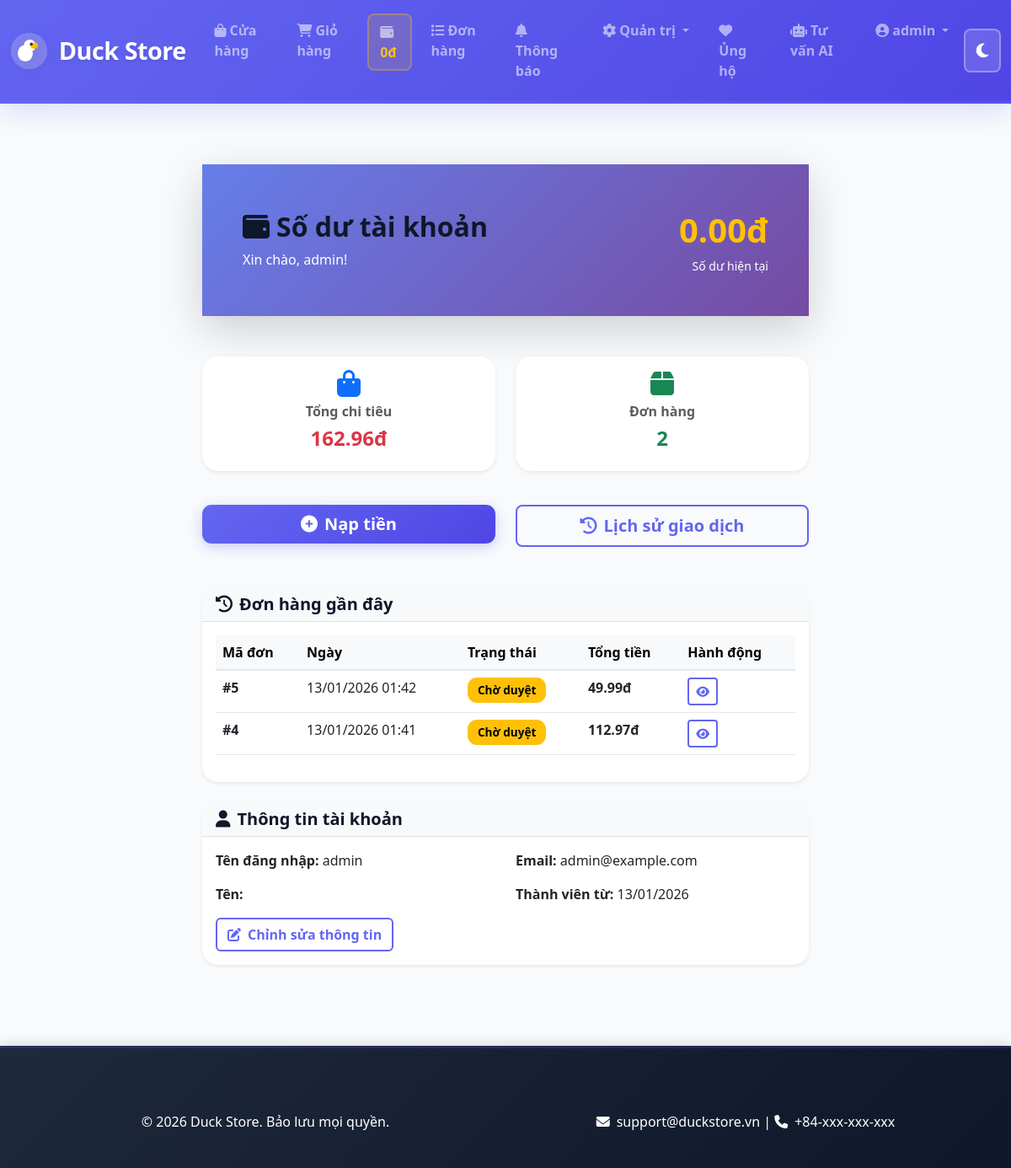
The app's page /account/balance/ (signed in) with its own data.
### store/models.py (models this page shows, shortened)
class UserProfile(models.Model):
    user = models.OneToOneField(User, on_delete=models.CASCADE, related_name='profile')
    balance = models.DecimalField(max_digits=12, decimal_places=2, default=0.00, help_text="Số dư tài khoản")
    phone = models.CharField(max_length=20, blank=True)
    address = models.TextField(blank=True)
    avatar = models.ImageField(upload_to='avatars/', blank=True, null=True)
    created_at = models.DateTimeField(auto_now_add=True)
    updated_at = models.DateTimeField(auto_now=True)
    class Meta:
        verbose_name = "Hồ sơ người dùng"
        verbose_name_plural = "Hồ sơ người dùng"

class Order(models.Model):
    STATUS_CHOICES = [
        ('Pending', 'Pending'),
        ('Approved', 'Approved'),
        ('Shipping', 'Shipping'),
        ('Completed', 'Completed'),
        ('Cancelled', 'Cancelled'),
    ]
    user = models.ForeignKey(User, on_delete=models.CASCADE)
    status = models.CharField(max_length=20, choices=STATUS_CHOICES, default='Pending')
    total_price = models.DecimalField(max_digits=10, decimal_places=2, default=0)
    created_at = models.DateTimeField(auto_now_add=True)
    payment_method = models.CharField(max_length=100, blank=True)
    discount_code = models.CharField(max_length=50, blank=True)
    delivery_address = models.TextField(blank=True)

### store/views.py (the view)
# urls.py: path('account/balance/', views.account_balance, name='account_balance'),
@login_required
def account_balance(request):
    try:
        user_profile = request.user.profile
    except UserProfile.DoesNotExist:
        user_profile = UserProfile.objects.create(user=request.user)
    orders = Order.objects.filter(user=request.user).order_by('-created_at')
    total_spent = sum(order.total_price for order in orders)
    context = {
        'balance': user_profile.balance,
        'total_spent': total_spent,
        'orders_count': orders.count(),
        'recent_orders': orders[:5],
    }
    return render(request, 'store/account_balance.html', context)

### store/templates/store/account_balance.html (shortened to what this page needs)
{% extends 'store/base.html' %}
{% load static %}
{% block content %}
<div class="container py-5">
    <div class="row">
        <div class="col-md-8 mx-auto">
            <div class="gradient-card mb-5 text-white p-5 rounded-lg shadow-lg">
                <div class="d-flex justify-content-between align-items-center">
                    <div>
                        <h2 class="mb-2"><i class="fas fa-wallet me-2"></i>Số dư tài khoản</h2>
                        <p class="mb-0 opacity-90">Xin chào, {{ request.user.first_name|default:request.user.username }}!</p>
                    </div>
                    <div class="text-end">
                        <div class="fs-1 fw-bold text-warning">{{ balance|floatformat:2 }}đ</div>
                        <small class="opacity-90">Số dư hiện tại</small>
                    </div>
                </div>
            </div>
            <div class="row mb-4">
                <div class="col-md-6 mb-3">
                    <div class="card border-0 shadow-sm h-100">
                        <div class="card-body text-center">
                            <i class="fas fa-shopping-bag text-primary fa-2x mb-2"></i>
                            <h6 class="card-title text-muted">Tổng chi tiêu</h6>
                            <h4 class="text-danger">{{ total_spent|floatformat:2 }}đ</h4>
                        </div>
                    </div>
                </div>
                <div class="col-md-6 mb-3">
                    <div class="card border-0 shadow-sm h-100">
                        <div class="card-body text-center">
                            <i class="fas fa-box text-success fa-2x mb-2"></i>
                            <h6 class="card-title text-muted">Đơn hàng</h6>
                            <h4 class="text-success">{{ orders_count }}</h4>
                        </div>
                    </div>
                </div>
            </div>
            <div class="row mb-5">
                <div class="col-md-6">
                    <a href="{% url 'add_balance' %}" class="btn btn-primary btn-lg w-100">
                        <i class="fas fa-plus-circle me-2"></i>Nạp tiền
                    </a>
                </div>
                <div class="col-md-6">
                    <a href="{% url 'balance_history' %}" class="btn btn-outline-primary btn-lg w-100">
                        <i class="fas fa-history me-2"></i>Lịch sử giao dịch
                    </a>
                </div>
            </div>
            <div class="card border-0 shadow-sm">
                <div class="card-header bg-light border-bottom">
                    <h5 class="mb-0"><i class="fas fa-recent fa-history me-2"></i>Đơn hàng gần đây</h5>
                </div>
                <div class="card-body">
                    {% if recent_orders %}
                        <div class="table-responsive">
                            <table class="table table-hover">
                                <thead class="table-light">
                                    <tr>
                                        <th>Mã đơn</th>
                                        <th>Ngày</th>
                                        <th>Trạng thái</th>
                                        <th>Tổng tiền</th>
                                        <th>Hành động</th>
                                    </tr>
                                </thead>
                                <tbody>
                                    {% for order in recent_orders %}
                                        <tr>
                                            <td><strong>#{{ order.id }}</strong></td>
                                            <td>{{ order.created_at|date:"d/m/Y H:i" }}</td>
                                            <td>
                                                <span class="badge badge-status badge-{{ order.status|lower }}">
                                                    {% if order.status == 'Pending' %}
                                        Chờ duyệt
                                    {% elif order.status == 'Approved' %}
                                        Đã duyệt
                                    {% elif order.status == 'Shipping' %}
                                        Đang giao
                                    {% elif order.status == 'Completed' %}
                                        Hoàn thành
                                    {% elif order.status == 'Cancelled' %}
                                        Đã hủy
                                    {% endif %}
                                                </span>
                                            </td>
                                            <td><strong>{{ order.total_price|floatformat:2 }}đ</strong></td>
                                            <td>
                                                <a href="{% url 'order_detail' order.id %}" class="btn btn-sm btn-outline-primary">
                                                    <i class="fas fa-eye"></i>
                                                </a>
                                            </td>
                                        </tr>
                                    {% endfor %}
                                </tbody>
                            </table>
                        </div>
                    {% else %}
                        <div class="alert alert-info">
                            <i class="fas fa-info-circle me-2"></i>Bạn chưa có đơn hàng nào. <a href="{% url 'product_list' %}">Bắt đầu mua sắm</a>
                        </div>
                    {% endif %}
                </div>
            </div>
            <div class="card border-0 shadow-sm mt-4">
                <div class="card-header bg-light border-bottom">
                    <h5 class="mb-0"><i class="fas fa-user me-2"></i>Thông tin tài khoản</h5>
                </div>
                <div class="card-body">
                    <div class="row">
                        <div class="col-md-6 mb-3">
                            <strong>Tên đăng nhập:</strong> {{ request.user.username }}
                        </div>
                        <div class="col-md-6 mb-3">
                            <strong>Email:</strong> {{ request.user.email }}
                        </div>
                        <div class="col-md-6 mb-3">
                            <strong>Tên:</strong> {{ request.user.first_name }} {{ request.user.last_name }}
                        </div>
                        <div class="col-md-6 mb-3">
                            <strong>Thành viên từ:</strong> {{ request.user.date_joined|date:"d/m/Y" }}
                        </div>
                    </div>
                    <a href="{% url 'profile' %}" class="btn btn-outline-primary">
                        <i class="fas fa-edit me-2"></i>Chỉnh sửa thông tin
                    </a>
                </div>
            </div>
        </div>
    </div>
</div>
{% endblock %}

### store/templates/store/base.html (shortened to what this page needs)
<!DOCTYPE html>
<html lang="vi">
<head>
    <link href="https://cdn.jsdelivr.net/npm/bootstrap@5.3.0/dist/css/bootstrap.min.css" rel="stylesheet">
    <link href="https://cdnjs.cloudflare.com/ajax/libs/font-awesome/6.4.0/css/all.min.css" rel="stylesheet">
</head>
<body>
    <nav class="navbar navbar-expand-lg navbar-dark">
        <div class="container-fluid">
            <a class="navbar-brand" href="{% url 'home' %}" style="display: flex; align-items: center; gap: 0.8rem; font-weight: 800;">
                <span>Duck Store</span>
            </a>
            <div class="collapse navbar-collapse" id="navbarNav">
                <ul class="navbar-nav ms-auto">
                    <li class="nav-item">
                        <a class="nav-link" href="{% url 'product_list' %}"><i class="fas fa-shopping-bag me-1"></i>Cửa hàng</a>
                    </li>
                    <li class="nav-item">
                        <a class="nav-link" href="{% url 'cart' %}" style="position: relative;">
                            <i class="fas fa-shopping-cart me-1"></i>Giỏ hàng
                        </a>
                    </li>
                    {% if user.is_authenticated %}
                    <li class="nav-item">
                        <a class="nav-link balance-link" href="{% url 'account_balance' %}">
                            <i class="fas fa-wallet me-1"></i>
                            <span class="balance-text">{{ user.profile.balance|floatformat:0 }}đ</span>
                        </a>
                    </li>
                    <li class="nav-item">
                        <a class="nav-link" href="{% url 'order_list' %}"><i class="fas fa-list me-1"></i>Đơn hàng</a>
                    </li>
                    <li class="nav-item">
                        <a class="nav-link" href="{% url 'notifications' %}"><i class="fas fa-bell me-1"></i>Thông báo</a>
                    </li>
                    {% if user.is_superuser %}
                    <li class="nav-item dropdown">
                        <a class="nav-link dropdown-toggle" href="#" id="adminDropdown" role="button" data-bs-toggle="dropdown">
                            <i class="fas fa-cog me-1"></i>Quản trị
                        </a>
                    </li>
                    {% endif %}
                    <li class="nav-item">
                        <a class="nav-link" href="{% url 'qr_donate' %}"><i class="fas fa-heart me-1"></i>Ủng hộ</a>
                    </li>
                    <li class="nav-item">
                        <a class="nav-link" href="{% url 'ai_consultation' %}"><i class="fas fa-robot me-1"></i>Tư vấn AI</a>
                    </li>
                    <li class="nav-item dropdown">
                        <a class="nav-link dropdown-toggle" href="#" id="userDropdown" role="button" data-bs-toggle="dropdown">
                            <i class="fas fa-user-circle me-1"></i>{{ user.username }}
                        </a>
                    </li>
                    {% endif %}
                </ul>
                <button class="btn-brightness" type="button" title="Toggle dark mode" style="margin-left: auto;">
                </button>
            </div>
        </div>
    </nav>
    <div class="container mt-4">
        {% block content %}{% endblock %}
    </div>
    <footer class="footer mt-5">
        <div class="container">
            <div class="row">
                <div class="col-md-6 text-center">
                    <p>&copy; 2026 Duck Store. Bảo lưu mọi quyền.</p>
                </div>
                <div class="col-md-6 text-center">
                    <p><i class="fas fa-envelope me-2"></i>support@duckstore.vn | <i class="fas fa-phone me-2"></i>+84-xxx-xxx-xxx</p>
                </div>
            </div>
        </div>
    </footer>
</body>
</html>

### store/templates/store/base.html (style rules this page uses)
:root { --primary: #6366f1; --primary-dark: #4f46e5; --accent: #ec4899; --success: #10b981; --light-bg: #f8fafc; --light-text: #0f172a; --border-color: #e2e8f0; --dark-bg: #0f172a; --dark-surface: #1e293b; --dark-text: #f1f5f9; --dark-border: #334155; }
* { font-family: 'Segoe UI', Tahoma, Geneva, Verdana, sans-serif; }
body { background-color: var(--light-bg); color: var(--light-text); transition: all 0.3s ease; }
.navbar { background: linear-gradient(135deg, var(--primary) 0%, var(--primary-dark) 100%); box-shadow: 0 8px 32px rgba(99, 102, 241, 0.2); padding: 1rem 0; border-bottom: 3px solid rgba(99, 102, 241, 0.3); }
.navbar-brand { font-weight: 800; font-size: 1.8rem; letter-spacing: -0.5px; text-shadow: 0 2px 4px rgba(0,0,0,0.1); }
.nav-link { transition: all 0.3s ease; font-weight: 600; margin: 0 0.3rem; padding: 0.5rem 0.8rem !important; border-radius: 0.5rem; }
.btn-brightness { background: rgba(255,255,255,0.15); border: 2px solid rgba(255,255,255,0.3); color: white; cursor: pointer; font-size: 1.2rem; padding: 0.6rem 0.8rem; border-radius: 0.5rem; transition: all 0.3s ease; margin-left: 10px; }
.balance-link { background: rgba(255, 193, 7, 0.15) !important; border-radius: 0.5rem; padding: 0.5rem 0.8rem !important; border: 2px solid rgba(255, 193, 7, 0.3); transition: all 0.3s ease; font-weight: 700; }
.balance-text { color: #fbbf24; font-weight: 800; }
.btn-primary { background: linear-gradient(135deg, var(--primary) 0%, var(--primary-dark) 100%); border: none; border-radius: 0.7rem; font-weight: 700; transition: all 0.3s ease; box-shadow: 0 4px 15px rgba(99, 102, 241, 0.3); }
.btn-outline-primary { border: 2px solid var(--primary); color: var(--primary); font-weight: 600; }
.footer { background: linear-gradient(135deg, #1e293b 0%, #0f172a 100%); color: white; padding: 4rem 0 2rem; margin-top: 5rem; border-top: 3px solid rgba(99, 102, 241, 0.2); box-shadow: 0 -4px 12px rgba(0,0,0,0.1); }
.footer p { margin: 0.7rem 0; font-weight: 500; }
.card { border: none; border-radius: 1.2rem; box-shadow: 0 4px 12px rgba(0,0,0,0.08); transition: all 0.3s ease; }
.card-title { font-weight: 700; color: var(--light-text); }
.badge { border-radius: 0.7rem; padding: 0.6rem 1.2rem; font-weight: 700; font-size: 0.9rem; }
h1, h2, h3, h4, h5, h6 { color: var(--light-text); font-weight: 800; }
.table { border-collapse: collapse; }
.table thead { background-color: var(--light-bg); font-weight: 700; border-bottom: 2px solid var(--border-color); }
.table tbody tr { border-bottom: 1px solid var(--border-color); transition: background-color 0.2s ease; }

### store/templates/store/account_balance.html (style rules this page uses)
.gradient-card { background: linear-gradient(135deg, #667eea 0%, #764ba2 100%); }
.badge-status { font-size: 0.85rem; padding: 0.5rem 0.75rem; }
.badge-pending { background-color: #ffc107; color: #000; }

### records on screen
UserProfile: balance "0.00"
Order: id "5", created_at "13/01/2026 01:42", status "Chờ duyệt", total_price "49.99"
Order: id "4", created_at "13/01/2026 01:41", status "Chờ duyệt", total_price "112.97"

### other values on screen
{{ user.profile.balance|floatformat:0 }} "0"
{{ user.username }} "admin"
{{ request.user.first_name|default:request.user.username }} "admin"
{{ total_spent|floatformat:2 }} "162.96"
{{ orders_count }} "2"
{{ request.user.username }} "admin"
{{ request.user.email }} "admin@example.com"
{{ request.user.date_joined|date:"d/m/Y" }} "13/01/2026"
